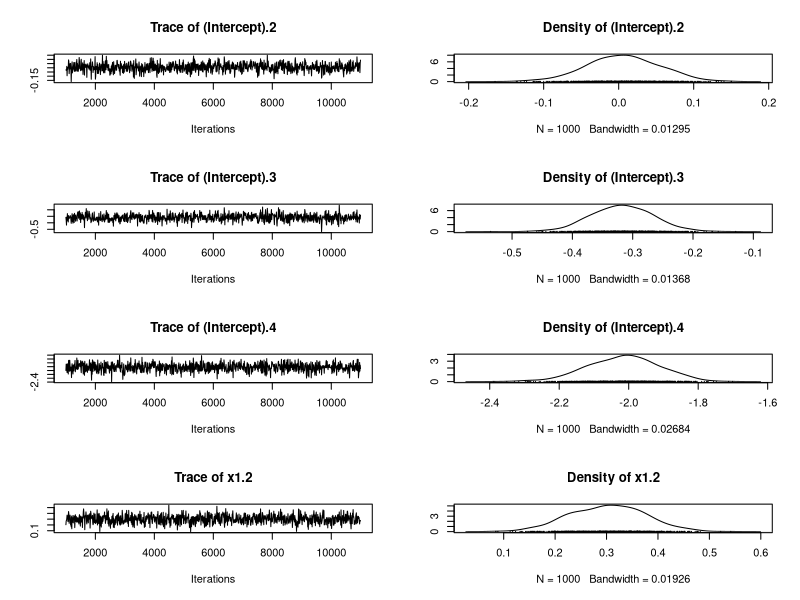
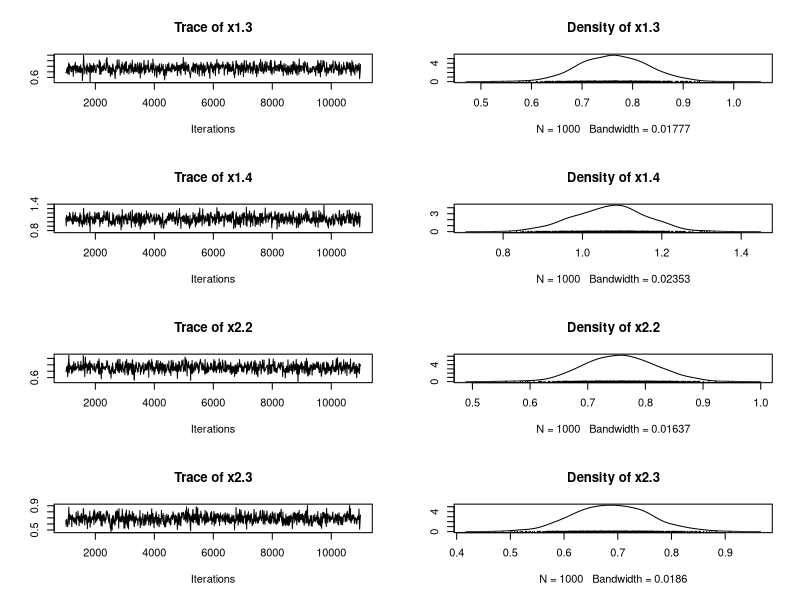
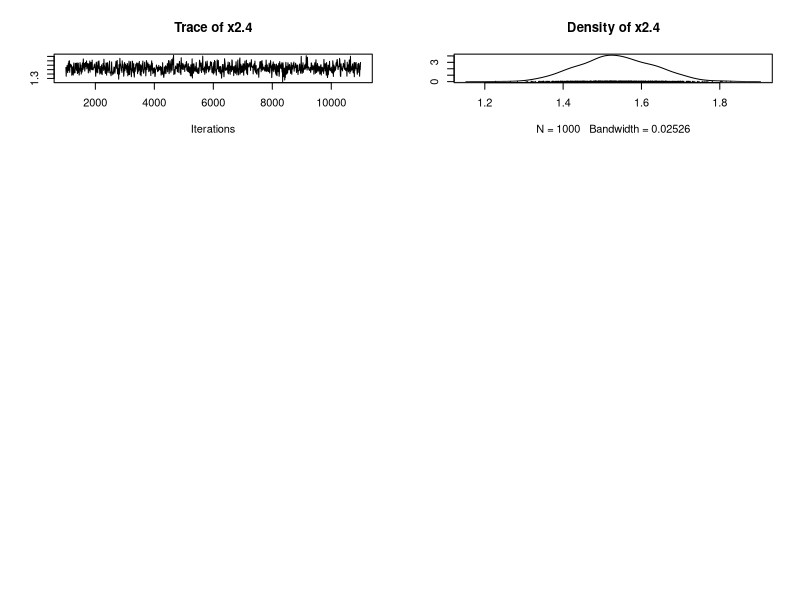

Recreate these plots in R, in order.
setwd("C:/Users/gk249/Downloads/Bayesian workshop/Data and codes")
library(MCMCpack)
library(foreign)

mydata<-read.csv("cars.csv")
names(mydata)


table(mydata$Car)


y=mydata$Car
x1=(mydata$Income-mean(mydata$Income))/sd(mydata$Income) 
x2=(mydata$Household.Size-mean(mydata$Household.Size))/sd(mydata$Household.Size)


post1 <- MCMCmnl(y ~
x1+x2, mcmc.method="IndMH", B0=0,
mcmc=10000, thin=10)
summary(post1)
plot(post1)
